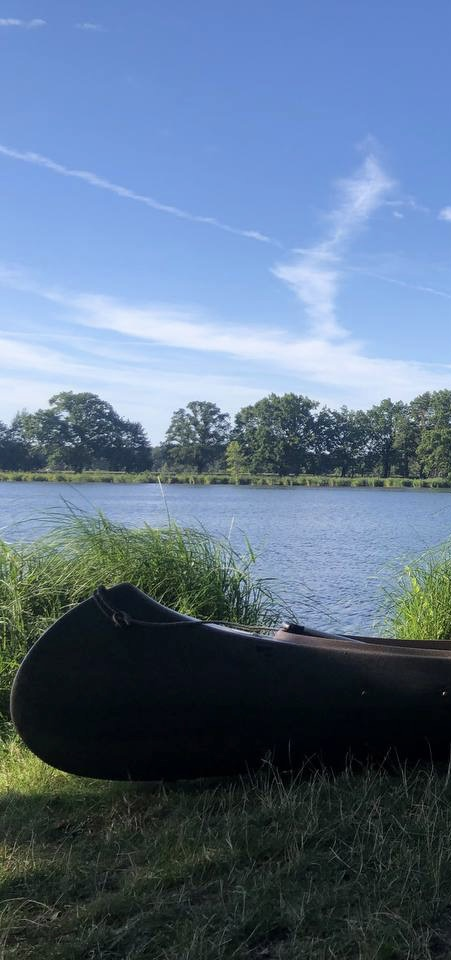
#> input picture images/1.jpg, 451 x 960 px; its folder holds 4 pictures in this run
$ jupyter execute --allow-errors Beleg3.ipynb
#> lines starting #> are read from the running program, lines starting #| are printed output that depends on the picture; after the words box and inside, x2 and y2 are one past the last pixel; in counts of white or black regions, pixels touching at a corner belong together
[cell 1]
import cv2
import glob
import time

import matplotlib.pyplot as plt
import numpy as np
from PIL import Image

start_time = time.time()

def create_panorama(memoryAdress, imageFolder, cuttingsize):
    # Load Images from the folder
#> called with memoryAdress = 'output/panorama.jpeg', imageFolder = 'images/*', cuttingsize = 660
    images = glob.glob(imageFolder)

    # Use first image as starting point for panorama
    panorama = cv2.imread(images[0])
#> panorama is the input picture: shape (960, 451, 3); mean B, G, R 136.5, 112.8, 92.1

    # create SIFT-Objekt
    sift = cv2.SIFT_create()

    # Loop through all images
    for image in images[1:]:
        # Bild laden
        current_image = cv2.imread(image)
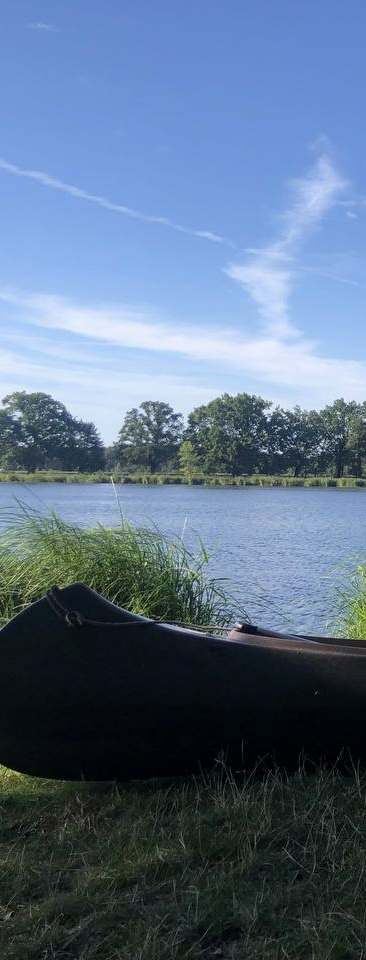
#> input picture images/2.jpg, 366 x 960 px
#> current_image is the input picture: shape (960, 366, 3); mean B, G, R 136.2, 111.2, 90.6

        # Find SIFT keypoints and descriptors for both images
        kp1, des1 = sift.detectAndCompute(panorama, None)
#> kp1 = 1215 keypoints; strongest (x, y, size): (328, 453, 2.3), (315, 420, 2.4), (191, 441, 2), (342, 436, 1.9)
        kp2, des2 = sift.detectAndCompute(current_image, None)
#> kp2 = 888 keypoints; strongest (x, y, size): (281, 453, 2.1), (268, 420, 2.4), (144, 441, 2), (295, 436, 1.8)

        # Keypoints mit FLANN matchen
        FLANN_INDEX_KDTREE = 1
        index_params = dict(algorithm = FLANN_INDEX_KDTREE, trees = 5)
        search_params = dict(checks = 50)
        flann = cv2.FlannBasedMatcher(index_params, search_params)
        matches = flann.knnMatch(des1, des2, k=2)
#> matches = 1215 matches

        # Select valid matches
        good_matches = []
        for m, n in matches:
            if m.distance < 0.4*n.distance:
                good_matches.append(m)
#> after the loop, good_matches = 717 matches

        # Determine keypoints of valid matches
        if len(good_matches) > 9:
            panorama_points = np.float32([kp1[m.queryIdx].pt for m in good_matches]).reshape(-1, 1, 2)
#> panorama_points = 717 rows, first 8: [53.33, 455.9], [57.18, 417.6], [57.37, 396.4], [57.69, 400.6], [57.69, 400.6], [57.7, 408.6], [58.05, 571.2], [58.63, 515.9]
            current_image_points = np.float32([kp2[m.trainIdx].pt for m in good_matches]).reshape(-1, 1, 2)
#> current_image_points = 717 rows, first 8: [6.35, 455.8], [10.05, 417.7], [10.44, 396.3], [10.67, 400.6], [10.67, 400.6], [10.7, 408.7], [11.04, 571.2], [11.69, 516]

            # Homographie-Matrix bestimmen
            H, mask = cv2.findHomography(current_image_points, panorama_points, cv2.RANSAC, 5.0)
#> H = [[1, -1.91e-05, 47.02], [-1.57e-05, 1, 0.00328], [-3.58e-08, -2.04e-08, 1]]; mask = 717 values from 1 to 1


            # Set new size of the panorama
            panorama_width = panorama.shape[1] + current_image.shape[0]
#> panorama_width = 1411
            panorama_height = panorama.shape[0] + current_image.shape[0]
#> panorama_height = 1920

            # create the panorama
            result = cv2.warpPerspective(current_image, H, (panorama_width, panorama_height))
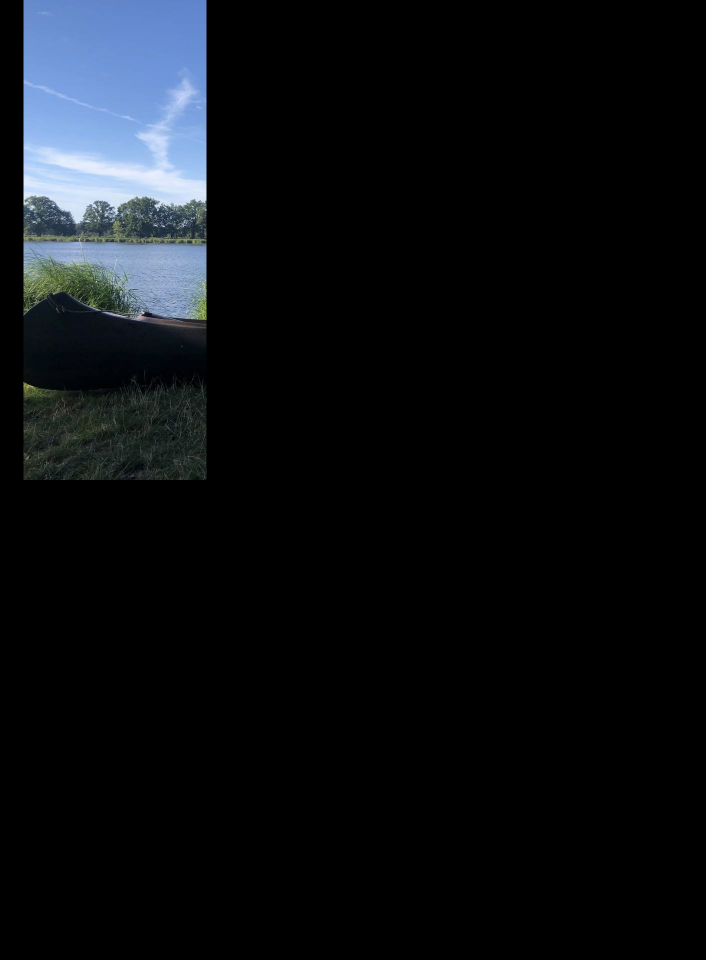
#> result: shape (1920, 1411, 3) (shown at 1/2 size); mean B, G, R 17.7, 14.4, 11.8
            result[0:panorama.shape[0], 0:panorama.shape[1]] = panorama
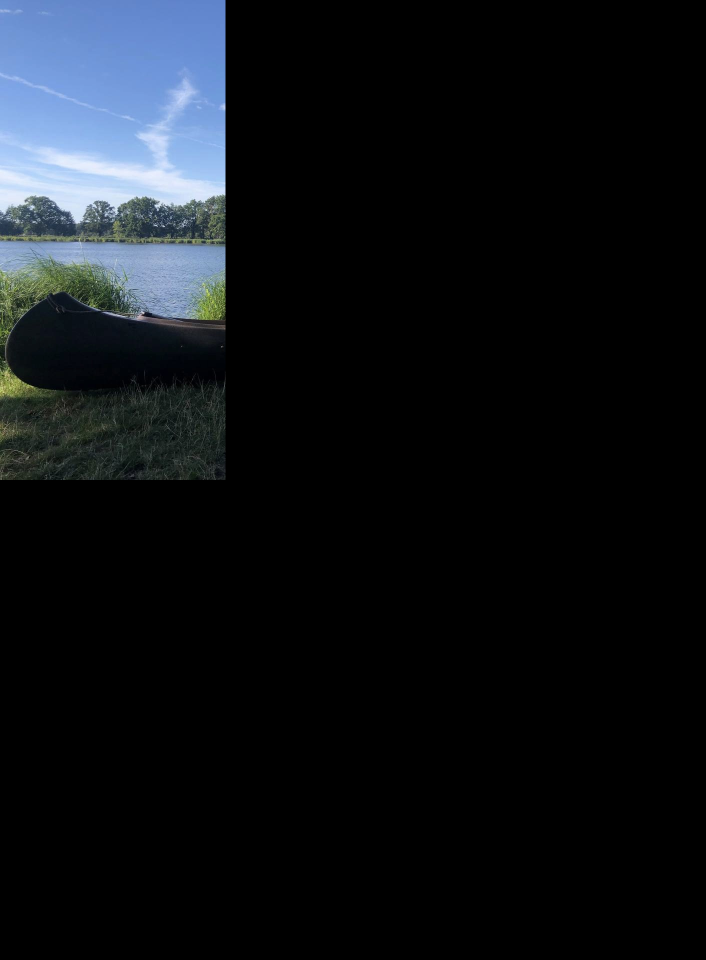
#> result: shape (1920, 1411, 3) (shown at 1/2 size); 9.71% of pixels changed, all inside (x1, y1, x2, y2) = (0, 0, 451, 960)

            panorama = result

            # Convert the panorama image to a PIL image
            pil_image = Image.fromarray(panorama)

            # Get the bounding box of the image
            image_box = pil_image.getbbox()
#> image_box = (0, 0, 451, 960)

            # Crop the image using the bounding box
            cropped_image = pil_image.crop(image_box)

            # Convert the cropped image back to a NumPy array
            panorama = np.array(cropped_image)


            # Convert the panorama image to a PIL image
            pil_image = Image.fromarray(panorama)

            # Get the width and height of the image
            width, height = pil_image.size
#> width = 451; height = 960

            # Define the bounding box for the cropped image
            x1, y1, x2, y2 = 0, 0, width - cuttingsize, height
#> x1 = 0; y1 = 0; x2 = -209; y2 = 960

            # Crop the image using the bounding box
            cropped_image = pil_image.crop((x1, y1, x2, y2))

            # Convert the cropped image back to a NumPy array
            panorama = np.array(cropped_image)

    # Panorama speichern
    cv2.imwrite(memoryAdress, panorama)

#> (the rest of this cell did not finish here and is left out)
